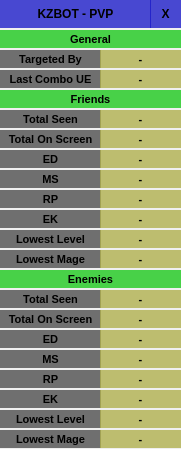
<?xml version="1.0" encoding="UTF-8"?>
<ui version="4.0">
 <class>HUDPvP</class>
 <widget class="QWidget" name="HUDPvP">
  <property name="geometry">
   <rect>
    <x>0</x>
    <y>0</y>
    <width>181</width>
    <height>449</height>
   </rect>
  </property>
  <property name="windowTitle">
   <string>Form</string>
  </property>
  <property name="styleSheet">
   <string notr="true">QPushButton {
border: 0px; 
background-color: rgba(100, 100, 200, 200);
}</string>
  </property>
  <widget class="QPushButton" name="closeHUD">
   <property name="geometry">
    <rect>
     <x>150</x>
     <y>0</y>
     <width>31</width>
     <height>28</height>
    </rect>
   </property>
   <property name="font">
    <font>
     <bold>true</bold>
    </font>
   </property>
   <property name="styleSheet">
    <string notr="true">QPushButton {border: 0px; background-color: rgba(25, 25, 200, 200);}</string>
   </property>
   <property name="text">
    <string>X</string>
   </property>
  </widget>
  <widget class="QPushButton" name="moveHUD">
   <property name="geometry">
    <rect>
     <x>0</x>
     <y>0</y>
     <width>151</width>
     <height>28</height>
    </rect>
   </property>
   <property name="font">
    <font>
     <bold>true</bold>
    </font>
   </property>
   <property name="styleSheet">
    <string notr="true">QPushButton {border: 0px; background-color: rgba(25, 25, 200, 200);}</string>
   </property>
   <property name="text">
    <string>KZBOT - PVP</string>
   </property>
   <property name="autoRepeat">
    <bool>false</bool>
   </property>
  </widget>
  <widget class="QPushButton" name="friendsCountName">
   <property name="geometry">
    <rect>
     <x>0</x>
     <y>130</y>
     <width>101</width>
     <height>18</height>
    </rect>
   </property>
   <property name="font">
    <font>
     <pointsize>8</pointsize>
     <bold>true</bold>
     <stylestrategy>PreferDefault</stylestrategy>
    </font>
   </property>
   <property name="styleSheet">
    <string notr="true">QPushButton {border: 0px; background-color: rgba(75, 75, 75, 200);}</string>
   </property>
   <property name="text">
    <string>Total On Screen</string>
   </property>
  </widget>
  <widget class="QPushButton" name="friendsSeenValue">
   <property name="geometry">
    <rect>
     <x>100</x>
     <y>110</y>
     <width>81</width>
     <height>18</height>
    </rect>
   </property>
   <property name="font">
    <font>
     <pointsize>8</pointsize>
     <bold>true</bold>
     <stylestrategy>PreferDefault</stylestrategy>
    </font>
   </property>
   <property name="styleSheet">
    <string notr="true">QPushButton {border: 0px; background-color: rgba(175, 175, 75, 200);}</string>
   </property>
   <property name="text">
    <string>-</string>
   </property>
  </widget>
  <widget class="QPushButton" name="friendsHeader">
   <property name="geometry">
    <rect>
     <x>0</x>
     <y>90</y>
     <width>181</width>
     <height>18</height>
    </rect>
   </property>
   <property name="font">
    <font>
     <pointsize>8</pointsize>
     <bold>true</bold>
     <stylestrategy>PreferDefault</stylestrategy>
    </font>
   </property>
   <property name="styleSheet">
    <string notr="true">QPushButton {border: 0px; background-color: rgba(25, 200, 25, 200);}</string>
   </property>
   <property name="text">
    <string>Friends</string>
   </property>
  </widget>
  <widget class="QPushButton" name="friendsEdCountName">
   <property name="geometry">
    <rect>
     <x>0</x>
     <y>150</y>
     <width>101</width>
     <height>18</height>
    </rect>
   </property>
   <property name="font">
    <font>
     <pointsize>8</pointsize>
     <bold>true</bold>
     <stylestrategy>PreferDefault</stylestrategy>
    </font>
   </property>
   <property name="styleSheet">
    <string notr="true">QPushButton {border: 0px; background-color: rgba(75, 75, 75, 200);}</string>
   </property>
   <property name="text">
    <string>ED</string>
   </property>
  </widget>
  <widget class="QPushButton" name="friendsMsCountName">
   <property name="geometry">
    <rect>
     <x>0</x>
     <y>170</y>
     <width>101</width>
     <height>18</height>
    </rect>
   </property>
   <property name="font">
    <font>
     <pointsize>8</pointsize>
     <bold>true</bold>
     <stylestrategy>PreferDefault</stylestrategy>
    </font>
   </property>
   <property name="styleSheet">
    <string notr="true">QPushButton {border: 0px; background-color: rgba(75, 75, 75, 200);}</string>
   </property>
   <property name="text">
    <string>MS</string>
   </property>
  </widget>
  <widget class="QPushButton" name="friendsRpCountName">
   <property name="geometry">
    <rect>
     <x>0</x>
     <y>190</y>
     <width>101</width>
     <height>18</height>
    </rect>
   </property>
   <property name="font">
    <font>
     <pointsize>8</pointsize>
     <bold>true</bold>
     <stylestrategy>PreferDefault</stylestrategy>
    </font>
   </property>
   <property name="styleSheet">
    <string notr="true">QPushButton {border: 0px; background-color: rgba(75, 75, 75, 200);}</string>
   </property>
   <property name="text">
    <string>RP</string>
   </property>
  </widget>
  <widget class="QPushButton" name="friendsEkCountName">
   <property name="geometry">
    <rect>
     <x>0</x>
     <y>210</y>
     <width>101</width>
     <height>18</height>
    </rect>
   </property>
   <property name="font">
    <font>
     <pointsize>8</pointsize>
     <bold>true</bold>
     <stylestrategy>PreferDefault</stylestrategy>
    </font>
   </property>
   <property name="styleSheet">
    <string notr="true">QPushButton {border: 0px; background-color: rgba(75, 75, 75, 200);}</string>
   </property>
   <property name="text">
    <string>EK</string>
   </property>
  </widget>
  <widget class="QPushButton" name="friendsSeenName">
   <property name="geometry">
    <rect>
     <x>0</x>
     <y>110</y>
     <width>101</width>
     <height>18</height>
    </rect>
   </property>
   <property name="font">
    <font>
     <pointsize>8</pointsize>
     <bold>true</bold>
     <stylestrategy>PreferDefault</stylestrategy>
    </font>
   </property>
   <property name="styleSheet">
    <string notr="true">QPushButton {border: 0px; background-color: rgba(75, 75, 75, 200);}</string>
   </property>
   <property name="text">
    <string>Total Seen</string>
   </property>
  </widget>
  <widget class="QPushButton" name="friendsLowestLevelName">
   <property name="geometry">
    <rect>
     <x>0</x>
     <y>230</y>
     <width>101</width>
     <height>18</height>
    </rect>
   </property>
   <property name="font">
    <font>
     <pointsize>8</pointsize>
     <bold>true</bold>
     <stylestrategy>PreferDefault</stylestrategy>
    </font>
   </property>
   <property name="styleSheet">
    <string notr="true">QPushButton {border: 0px; background-color: rgba(75, 75, 75, 200);}</string>
   </property>
   <property name="text">
    <string>Lowest Level</string>
   </property>
  </widget>
  <widget class="QPushButton" name="friendsCountValue">
   <property name="geometry">
    <rect>
     <x>100</x>
     <y>130</y>
     <width>81</width>
     <height>18</height>
    </rect>
   </property>
   <property name="font">
    <font>
     <pointsize>8</pointsize>
     <bold>true</bold>
     <stylestrategy>PreferDefault</stylestrategy>
    </font>
   </property>
   <property name="styleSheet">
    <string notr="true">QPushButton {border: 0px; background-color: rgba(175, 175, 75, 200);}</string>
   </property>
   <property name="text">
    <string>-</string>
   </property>
  </widget>
  <widget class="QPushButton" name="friendsEdCountValue">
   <property name="geometry">
    <rect>
     <x>100</x>
     <y>150</y>
     <width>81</width>
     <height>18</height>
    </rect>
   </property>
   <property name="font">
    <font>
     <pointsize>8</pointsize>
     <bold>true</bold>
     <stylestrategy>PreferDefault</stylestrategy>
    </font>
   </property>
   <property name="styleSheet">
    <string notr="true">QPushButton {border: 0px; background-color: rgba(175, 175, 75, 200);}</string>
   </property>
   <property name="text">
    <string>-</string>
   </property>
  </widget>
  <widget class="QPushButton" name="friendsMsCountValue">
   <property name="geometry">
    <rect>
     <x>100</x>
     <y>170</y>
     <width>81</width>
     <height>18</height>
    </rect>
   </property>
   <property name="font">
    <font>
     <pointsize>8</pointsize>
     <bold>true</bold>
     <stylestrategy>PreferDefault</stylestrategy>
    </font>
   </property>
   <property name="styleSheet">
    <string notr="true">QPushButton {border: 0px; background-color: rgba(175, 175, 75, 200);}</string>
   </property>
   <property name="text">
    <string>-</string>
   </property>
  </widget>
  <widget class="QPushButton" name="friendsRpCountValue">
   <property name="geometry">
    <rect>
     <x>100</x>
     <y>190</y>
     <width>81</width>
     <height>18</height>
    </rect>
   </property>
   <property name="font">
    <font>
     <pointsize>8</pointsize>
     <bold>true</bold>
     <stylestrategy>PreferDefault</stylestrategy>
    </font>
   </property>
   <property name="styleSheet">
    <string notr="true">QPushButton {border: 0px; background-color: rgba(175, 175, 75, 200);}</string>
   </property>
   <property name="text">
    <string>-</string>
   </property>
  </widget>
  <widget class="QPushButton" name="friendsEkCountValue">
   <property name="geometry">
    <rect>
     <x>100</x>
     <y>210</y>
     <width>81</width>
     <height>18</height>
    </rect>
   </property>
   <property name="font">
    <font>
     <pointsize>8</pointsize>
     <bold>true</bold>
     <stylestrategy>PreferDefault</stylestrategy>
    </font>
   </property>
   <property name="styleSheet">
    <string notr="true">QPushButton {border: 0px; background-color: rgba(175, 175, 75, 200);}</string>
   </property>
   <property name="text">
    <string>-</string>
   </property>
  </widget>
  <widget class="QPushButton" name="friendsLowestLevelValue">
   <property name="geometry">
    <rect>
     <x>100</x>
     <y>230</y>
     <width>81</width>
     <height>18</height>
    </rect>
   </property>
   <property name="font">
    <font>
     <pointsize>8</pointsize>
     <bold>true</bold>
     <stylestrategy>PreferDefault</stylestrategy>
    </font>
   </property>
   <property name="styleSheet">
    <string notr="true">QPushButton {border: 0px; background-color: rgba(175, 175, 75, 200);}</string>
   </property>
   <property name="text">
    <string>-</string>
   </property>
  </widget>
  <widget class="QPushButton" name="generalHeader">
   <property name="geometry">
    <rect>
     <x>0</x>
     <y>30</y>
     <width>181</width>
     <height>18</height>
    </rect>
   </property>
   <property name="font">
    <font>
     <pointsize>8</pointsize>
     <bold>true</bold>
     <stylestrategy>PreferDefault</stylestrategy>
    </font>
   </property>
   <property name="styleSheet">
    <string notr="true">QPushButton {border: 0px; background-color: rgba(25, 200, 25, 200);}</string>
   </property>
   <property name="text">
    <string>General</string>
   </property>
  </widget>
  <widget class="QPushButton" name="targetedByValue">
   <property name="geometry">
    <rect>
     <x>100</x>
     <y>50</y>
     <width>81</width>
     <height>18</height>
    </rect>
   </property>
   <property name="font">
    <font>
     <pointsize>8</pointsize>
     <bold>true</bold>
     <stylestrategy>PreferDefault</stylestrategy>
    </font>
   </property>
   <property name="styleSheet">
    <string notr="true">QPushButton {border: 0px; background-color: rgba(175, 175, 75, 200);}</string>
   </property>
   <property name="text">
    <string>-</string>
   </property>
  </widget>
  <widget class="QPushButton" name="targetedByName">
   <property name="geometry">
    <rect>
     <x>0</x>
     <y>50</y>
     <width>101</width>
     <height>18</height>
    </rect>
   </property>
   <property name="font">
    <font>
     <pointsize>8</pointsize>
     <bold>true</bold>
     <stylestrategy>PreferDefault</stylestrategy>
    </font>
   </property>
   <property name="styleSheet">
    <string notr="true">QPushButton {border: 0px; background-color: rgba(75, 75, 75, 200);}</string>
   </property>
   <property name="text">
    <string>Targeted By</string>
   </property>
  </widget>
  <widget class="QPushButton" name="lastComboUEName">
   <property name="geometry">
    <rect>
     <x>0</x>
     <y>70</y>
     <width>101</width>
     <height>18</height>
    </rect>
   </property>
   <property name="font">
    <font>
     <pointsize>8</pointsize>
     <bold>true</bold>
     <stylestrategy>PreferDefault</stylestrategy>
    </font>
   </property>
   <property name="styleSheet">
    <string notr="true">QPushButton {border: 0px; background-color: rgba(75, 75, 75, 200);}</string>
   </property>
   <property name="text">
    <string>Last Combo UE</string>
   </property>
  </widget>
  <widget class="QPushButton" name="lastComboUEValue">
   <property name="geometry">
    <rect>
     <x>100</x>
     <y>70</y>
     <width>81</width>
     <height>18</height>
    </rect>
   </property>
   <property name="font">
    <font>
     <pointsize>8</pointsize>
     <bold>true</bold>
     <stylestrategy>PreferDefault</stylestrategy>
    </font>
   </property>
   <property name="styleSheet">
    <string notr="true">QPushButton {border: 0px; background-color: rgba(175, 175, 75, 200);}</string>
   </property>
   <property name="text">
    <string>-</string>
   </property>
  </widget>
  <widget class="QPushButton" name="friendsLowestMageName">
   <property name="geometry">
    <rect>
     <x>0</x>
     <y>250</y>
     <width>101</width>
     <height>18</height>
    </rect>
   </property>
   <property name="font">
    <font>
     <pointsize>8</pointsize>
     <bold>true</bold>
     <stylestrategy>PreferDefault</stylestrategy>
    </font>
   </property>
   <property name="styleSheet">
    <string notr="true">QPushButton {border: 0px; background-color: rgba(75, 75, 75, 200);}</string>
   </property>
   <property name="text">
    <string>Lowest Mage</string>
   </property>
  </widget>
  <widget class="QPushButton" name="friendsLowestMageValue">
   <property name="geometry">
    <rect>
     <x>100</x>
     <y>250</y>
     <width>81</width>
     <height>18</height>
    </rect>
   </property>
   <property name="font">
    <font>
     <pointsize>8</pointsize>
     <bold>true</bold>
     <stylestrategy>PreferDefault</stylestrategy>
    </font>
   </property>
   <property name="styleSheet">
    <string notr="true">QPushButton {border: 0px; background-color: rgba(175, 175, 75, 200);}</string>
   </property>
   <property name="text">
    <string>-</string>
   </property>
  </widget>
  <widget class="QPushButton" name="enemiesRpCountName">
   <property name="geometry">
    <rect>
     <x>0</x>
     <y>370</y>
     <width>101</width>
     <height>18</height>
    </rect>
   </property>
   <property name="font">
    <font>
     <pointsize>8</pointsize>
     <bold>true</bold>
     <stylestrategy>PreferDefault</stylestrategy>
    </font>
   </property>
   <property name="styleSheet">
    <string notr="true">QPushButton {border: 0px; background-color: rgba(75, 75, 75, 200);}</string>
   </property>
   <property name="text">
    <string>RP</string>
   </property>
  </widget>
  <widget class="QPushButton" name="enemiesCountValue">
   <property name="geometry">
    <rect>
     <x>100</x>
     <y>310</y>
     <width>81</width>
     <height>18</height>
    </rect>
   </property>
   <property name="font">
    <font>
     <pointsize>8</pointsize>
     <bold>true</bold>
     <stylestrategy>PreferDefault</stylestrategy>
    </font>
   </property>
   <property name="styleSheet">
    <string notr="true">QPushButton {border: 0px; background-color: rgba(175, 175, 75, 200);}</string>
   </property>
   <property name="text">
    <string>-</string>
   </property>
  </widget>
  <widget class="QPushButton" name="enemiesLowestLevelValue">
   <property name="geometry">
    <rect>
     <x>100</x>
     <y>410</y>
     <width>81</width>
     <height>18</height>
    </rect>
   </property>
   <property name="font">
    <font>
     <pointsize>8</pointsize>
     <bold>true</bold>
     <stylestrategy>PreferDefault</stylestrategy>
    </font>
   </property>
   <property name="styleSheet">
    <string notr="true">QPushButton {border: 0px; background-color: rgba(175, 175, 75, 200);}</string>
   </property>
   <property name="text">
    <string>-</string>
   </property>
  </widget>
  <widget class="QPushButton" name="enemiesRpCountValue">
   <property name="geometry">
    <rect>
     <x>100</x>
     <y>370</y>
     <width>81</width>
     <height>18</height>
    </rect>
   </property>
   <property name="font">
    <font>
     <pointsize>8</pointsize>
     <bold>true</bold>
     <stylestrategy>PreferDefault</stylestrategy>
    </font>
   </property>
   <property name="styleSheet">
    <string notr="true">QPushButton {border: 0px; background-color: rgba(175, 175, 75, 200);}</string>
   </property>
   <property name="text">
    <string>-</string>
   </property>
  </widget>
  <widget class="QPushButton" name="enemiesEdCountName">
   <property name="geometry">
    <rect>
     <x>0</x>
     <y>330</y>
     <width>101</width>
     <height>18</height>
    </rect>
   </property>
   <property name="font">
    <font>
     <pointsize>8</pointsize>
     <bold>true</bold>
     <stylestrategy>PreferDefault</stylestrategy>
    </font>
   </property>
   <property name="styleSheet">
    <string notr="true">QPushButton {border: 0px; background-color: rgba(75, 75, 75, 200);}</string>
   </property>
   <property name="text">
    <string>ED</string>
   </property>
  </widget>
  <widget class="QPushButton" name="enemiesSeenValue">
   <property name="geometry">
    <rect>
     <x>100</x>
     <y>290</y>
     <width>81</width>
     <height>18</height>
    </rect>
   </property>
   <property name="font">
    <font>
     <pointsize>8</pointsize>
     <bold>true</bold>
     <stylestrategy>PreferDefault</stylestrategy>
    </font>
   </property>
   <property name="styleSheet">
    <string notr="true">QPushButton {border: 0px; background-color: rgba(175, 175, 75, 200);}</string>
   </property>
   <property name="text">
    <string>-</string>
   </property>
  </widget>
  <widget class="QPushButton" name="enemiesHeader">
   <property name="geometry">
    <rect>
     <x>0</x>
     <y>270</y>
     <width>181</width>
     <height>18</height>
    </rect>
   </property>
   <property name="font">
    <font>
     <pointsize>8</pointsize>
     <bold>true</bold>
     <stylestrategy>PreferDefault</stylestrategy>
    </font>
   </property>
   <property name="styleSheet">
    <string notr="true">QPushButton {border: 0px; background-color: rgba(25, 200, 25, 200);}</string>
   </property>
   <property name="text">
    <string>Enemies</string>
   </property>
  </widget>
  <widget class="QPushButton" name="enemiesEkCountName">
   <property name="geometry">
    <rect>
     <x>0</x>
     <y>390</y>
     <width>101</width>
     <height>18</height>
    </rect>
   </property>
   <property name="font">
    <font>
     <pointsize>8</pointsize>
     <bold>true</bold>
     <stylestrategy>PreferDefault</stylestrategy>
    </font>
   </property>
   <property name="styleSheet">
    <string notr="true">QPushButton {border: 0px; background-color: rgba(75, 75, 75, 200);}</string>
   </property>
   <property name="text">
    <string>EK</string>
   </property>
  </widget>
  <widget class="QPushButton" name="enemiesLowestMageValue">
   <property name="geometry">
    <rect>
     <x>100</x>
     <y>430</y>
     <width>81</width>
     <height>18</height>
    </rect>
   </property>
   <property name="font">
    <font>
     <pointsize>8</pointsize>
     <bold>true</bold>
     <stylestrategy>PreferDefault</stylestrategy>
    </font>
   </property>
   <property name="styleSheet">
    <string notr="true">QPushButton {border: 0px; background-color: rgba(175, 175, 75, 200);}</string>
   </property>
   <property name="text">
    <string>-</string>
   </property>
  </widget>
  <widget class="QPushButton" name="enemiesLowestMageName">
   <property name="geometry">
    <rect>
     <x>0</x>
     <y>430</y>
     <width>101</width>
     <height>18</height>
    </rect>
   </property>
   <property name="font">
    <font>
     <pointsize>8</pointsize>
     <bold>true</bold>
     <stylestrategy>PreferDefault</stylestrategy>
    </font>
   </property>
   <property name="styleSheet">
    <string notr="true">QPushButton {border: 0px; background-color: rgba(75, 75, 75, 200);}</string>
   </property>
   <property name="text">
    <string>Lowest Mage</string>
   </property>
  </widget>
  <widget class="QPushButton" name="enemiesEdCountValue">
   <property name="geometry">
    <rect>
     <x>100</x>
     <y>330</y>
     <width>81</width>
     <height>18</height>
    </rect>
   </property>
   <property name="font">
    <font>
     <pointsize>8</pointsize>
     <bold>true</bold>
     <stylestrategy>PreferDefault</stylestrategy>
    </font>
   </property>
   <property name="styleSheet">
    <string notr="true">QPushButton {border: 0px; background-color: rgba(175, 175, 75, 200);}</string>
   </property>
   <property name="text">
    <string>-</string>
   </property>
  </widget>
  <widget class="QPushButton" name="enemiesMsCountValue">
   <property name="geometry">
    <rect>
     <x>100</x>
     <y>350</y>
     <width>81</width>
     <height>18</height>
    </rect>
   </property>
   <property name="font">
    <font>
     <pointsize>8</pointsize>
     <bold>true</bold>
     <stylestrategy>PreferDefault</stylestrategy>
    </font>
   </property>
   <property name="styleSheet">
    <string notr="true">QPushButton {border: 0px; background-color: rgba(175, 175, 75, 200);}</string>
   </property>
   <property name="text">
    <string>-</string>
   </property>
  </widget>
  <widget class="QPushButton" name="enemiesMsCountName">
   <property name="geometry">
    <rect>
     <x>0</x>
     <y>350</y>
     <width>101</width>
     <height>18</height>
    </rect>
   </property>
   <property name="font">
    <font>
     <pointsize>8</pointsize>
     <bold>true</bold>
     <stylestrategy>PreferDefault</stylestrategy>
    </font>
   </property>
   <property name="styleSheet">
    <string notr="true">QPushButton {border: 0px; background-color: rgba(75, 75, 75, 200);}</string>
   </property>
   <property name="text">
    <string>MS</string>
   </property>
  </widget>
  <widget class="QPushButton" name="enemiesLowestLevelName">
   <property name="geometry">
    <rect>
     <x>0</x>
     <y>410</y>
     <width>101</width>
     <height>18</height>
    </rect>
   </property>
   <property name="font">
    <font>
     <pointsize>8</pointsize>
     <bold>true</bold>
     <stylestrategy>PreferDefault</stylestrategy>
    </font>
   </property>
   <property name="styleSheet">
    <string notr="true">QPushButton {border: 0px; background-color: rgba(75, 75, 75, 200);}</string>
   </property>
   <property name="text">
    <string>Lowest Level</string>
   </property>
  </widget>
  <widget class="QPushButton" name="enemiesCountName">
   <property name="geometry">
    <rect>
     <x>0</x>
     <y>310</y>
     <width>101</width>
     <height>18</height>
    </rect>
   </property>
   <property name="font">
    <font>
     <pointsize>8</pointsize>
     <bold>true</bold>
     <stylestrategy>PreferDefault</stylestrategy>
    </font>
   </property>
   <property name="styleSheet">
    <string notr="true">QPushButton {border: 0px; background-color: rgba(75, 75, 75, 200);}</string>
   </property>
   <property name="text">
    <string>Total On Screen</string>
   </property>
  </widget>
  <widget class="QPushButton" name="enemiesEkCountValue">
   <property name="geometry">
    <rect>
     <x>100</x>
     <y>390</y>
     <width>81</width>
     <height>18</height>
    </rect>
   </property>
   <property name="font">
    <font>
     <pointsize>8</pointsize>
     <bold>true</bold>
     <stylestrategy>PreferDefault</stylestrategy>
    </font>
   </property>
   <property name="styleSheet">
    <string notr="true">QPushButton {border: 0px; background-color: rgba(175, 175, 75, 200);}</string>
   </property>
   <property name="text">
    <string>-</string>
   </property>
  </widget>
  <widget class="QPushButton" name="enemiesSeenName">
   <property name="geometry">
    <rect>
     <x>0</x>
     <y>290</y>
     <width>101</width>
     <height>18</height>
    </rect>
   </property>
   <property name="font">
    <font>
     <pointsize>8</pointsize>
     <bold>true</bold>
     <stylestrategy>PreferDefault</stylestrategy>
    </font>
   </property>
   <property name="styleSheet">
    <string notr="true">QPushButton {border: 0px; background-color: rgba(75, 75, 75, 200);}</string>
   </property>
   <property name="text">
    <string>Total Seen</string>
   </property>
  </widget>
  <zorder>closeHUD</zorder>
  <zorder>moveHUD</zorder>
  <zorder>friendsCountName</zorder>
  <zorder>friendsHeader</zorder>
  <zorder>friendsEdCountName</zorder>
  <zorder>friendsMsCountName</zorder>
  <zorder>friendsRpCountName</zorder>
  <zorder>friendsEkCountName</zorder>
  <zorder>friendsSeenName</zorder>
  <zorder>friendsLowestLevelName</zorder>
  <zorder>generalHeader</zorder>
  <zorder>targetedByName</zorder>
  <zorder>lastComboUEName</zorder>
  <zorder>friendsLowestMageName</zorder>
  <zorder>enemiesRpCountName</zorder>
  <zorder>enemiesEdCountName</zorder>
  <zorder>enemiesHeader</zorder>
  <zorder>enemiesEkCountName</zorder>
  <zorder>enemiesLowestMageName</zorder>
  <zorder>enemiesMsCountName</zorder>
  <zorder>enemiesLowestLevelName</zorder>
  <zorder>enemiesCountName</zorder>
  <zorder>enemiesSeenName</zorder>
  <zorder>enemiesCountValue</zorder>
  <zorder>enemiesMsCountValue</zorder>
  <zorder>enemiesEkCountValue</zorder>
  <zorder>friendsCountValue</zorder>
  <zorder>enemiesLowestLevelValue</zorder>
  <zorder>friendsLowestLevelValue</zorder>
  <zorder>friendsRpCountValue</zorder>
  <zorder>lastComboUEValue</zorder>
  <zorder>targetedByValue</zorder>
  <zorder>friendsSeenValue</zorder>
  <zorder>friendsLowestMageValue</zorder>
  <zorder>friendsEdCountValue</zorder>
  <zorder>friendsMsCountValue</zorder>
  <zorder>enemiesSeenValue</zorder>
  <zorder>enemiesRpCountValue</zorder>
  <zorder>enemiesEdCountValue</zorder>
  <zorder>friendsEkCountValue</zorder>
  <zorder>enemiesLowestMageValue</zorder>
 </widget>
 <resources/>
 <connections/>
</ui>
